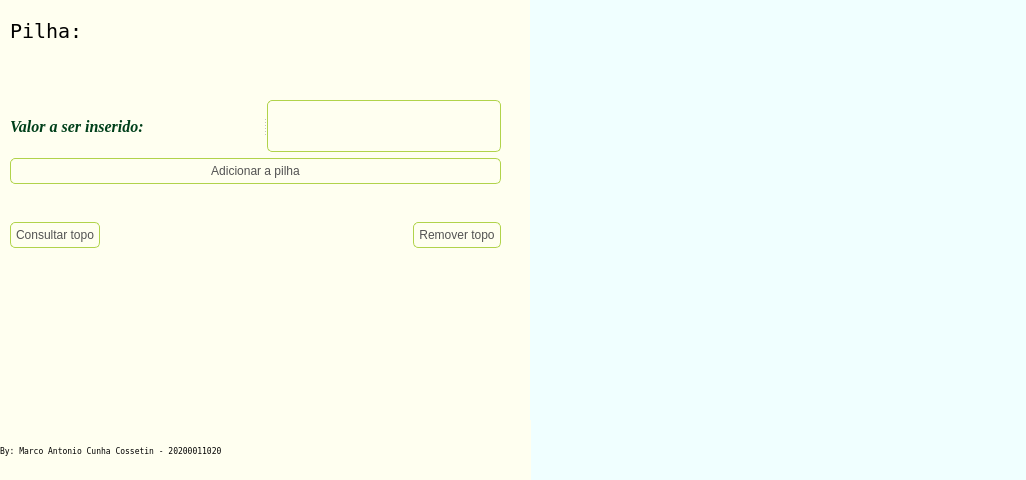
<?xml version="1.0" encoding="UTF-8"?>
<ui version="4.0">
 <class>Pilha</class>
 <widget class="QDialog" name="Pilha">
  <property name="geometry">
   <rect>
    <x>0</x>
    <y>0</y>
    <width>1026</width>
    <height>480</height>
   </rect>
  </property>
  <property name="windowTitle">
   <string>Dialog</string>
  </property>
  <property name="styleSheet">
   <string notr="true">background: #fffff0;</string>
  </property>
  <widget class="QLabel" name="label">
   <property name="geometry">
    <rect>
     <x>10</x>
     <y>10</y>
     <width>261</width>
     <height>41</height>
    </rect>
   </property>
   <property name="font">
    <font>
     <family>Terminal</family>
     <pointsize>15</pointsize>
    </font>
   </property>
   <property name="text">
    <string>Pilha:</string>
   </property>
  </widget>
  <widget class="QLabel" name="labelStack">
   <property name="geometry">
    <rect>
     <x>530</x>
     <y>0</y>
     <width>501</width>
     <height>481</height>
    </rect>
   </property>
   <property name="font">
    <font>
     <family>Terminal</family>
     <pointsize>11</pointsize>
     <bold>true</bold>
    </font>
   </property>
   <property name="styleSheet">
    <string notr="true">background: #f0ffff;</string>
   </property>
   <property name="text">
    <string/>
   </property>
   <property name="alignment">
    <set>Qt::AlignCenter</set>
   </property>
   <property name="wordWrap">
    <bool>false</bool>
   </property>
  </widget>
  <widget class="QLabel" name="label_3">
   <property name="geometry">
    <rect>
     <x>0</x>
     <y>420</y>
     <width>531</width>
     <height>61</height>
    </rect>
   </property>
   <property name="font">
    <font>
     <family>Terminal</family>
     <pointsize>6</pointsize>
    </font>
   </property>
   <property name="text">
    <string>By: Marco Antonio Cunha Cossetin - 20200011020</string>
   </property>
  </widget>
  <widget class="QWidget" name="">
   <property name="geometry">
    <rect>
     <x>10</x>
     <y>100</y>
     <width>491</width>
     <height>161</height>
    </rect>
   </property>
   <layout class="QVBoxLayout" name="verticalLayout">
    <item>
     <widget class="QSplitter" name="splitter">
      <property name="orientation">
       <enum>Qt::Horizontal</enum>
      </property>
      <widget class="QLabel" name="label_2">
       <property name="font">
        <font>
         <family>Times New Roman</family>
         <pointsize>12</pointsize>
         <italic>true</italic>
         <bold>true</bold>
        </font>
       </property>
       <property name="styleSheet">
        <string notr="true">color: #00401A;</string>
       </property>
       <property name="text">
        <string>Valor a ser inserido:</string>
       </property>
      </widget>
      <widget class="QLineEdit" name="txt_value">
       <property name="styleSheet">
        <string notr="true">border: 1px solid #B1D34B;
border-radius: 5px;
padding: 0 8px;
outline: none;
color: #525252;
</string>
       </property>
      </widget>
     </widget>
    </item>
    <item>
     <widget class="QPushButton" name="btnAddPilha">
      <property name="cursor">
       <cursorShape>PointingHandCursor</cursorShape>
      </property>
      <property name="styleSheet">
       <string notr="true">border: 1px solid #B1D34B;
border-radius: 5px;
padding: 5px;
outline: none;
color: #525252;</string>
      </property>
      <property name="text">
       <string>Adicionar a pilha</string>
      </property>
     </widget>
    </item>
    <item>
     <spacer name="horizontalSpacer_3">
      <property name="orientation">
       <enum>Qt::Horizontal</enum>
      </property>
      <property name="sizeHint" stdset="0">
       <size>
        <width>40</width>
        <height>20</height>
       </size>
      </property>
     </spacer>
    </item>
    <item>
     <widget class="QSplitter" name="splitter_2">
      <property name="orientation">
       <enum>Qt::Horizontal</enum>
      </property>
      <widget class="QWidget" name="">
       <layout class="QHBoxLayout" name="horizontalLayout">
        <item>
         <widget class="QPushButton" name="btnConsultarTopo">
          <property name="cursor">
           <cursorShape>PointingHandCursor</cursorShape>
          </property>
          <property name="styleSheet">
           <string notr="true">border: 1px solid #B1D34B;
border-radius: 5px;
padding: 5px;
outline: none;
color: #525252;</string>
          </property>
          <property name="text">
           <string>Consultar topo</string>
          </property>
         </widget>
        </item>
        <item>
         <spacer name="horizontalSpacer_2">
          <property name="orientation">
           <enum>Qt::Horizontal</enum>
          </property>
          <property name="sizeHint" stdset="0">
           <size>
            <width>40</width>
            <height>20</height>
           </size>
          </property>
         </spacer>
        </item>
        <item>
         <spacer name="horizontalSpacer">
          <property name="orientation">
           <enum>Qt::Horizontal</enum>
          </property>
          <property name="sizeHint" stdset="0">
           <size>
            <width>40</width>
            <height>20</height>
           </size>
          </property>
         </spacer>
        </item>
        <item>
         <widget class="QPushButton" name="btnRemoverTopo">
          <property name="cursor">
           <cursorShape>PointingHandCursor</cursorShape>
          </property>
          <property name="styleSheet">
           <string notr="true">border: 1px solid #B1D34B;
border-radius: 5px;
padding: 5px;
outline: none;
color: #525252;</string>
          </property>
          <property name="text">
           <string>Remover topo</string>
          </property>
         </widget>
        </item>
       </layout>
      </widget>
     </widget>
    </item>
   </layout>
  </widget>
 </widget>
 <resources/>
 <connections/>
</ui>
